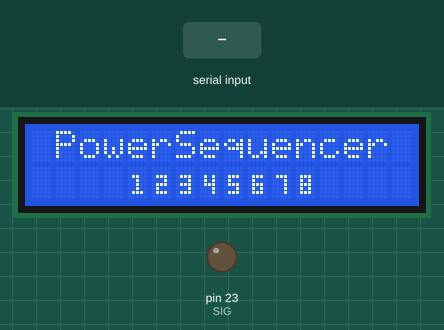
Simulated run of this sketch. Board: Arduino Mega 2560, built with avr-gcc and run on an emulated ATmega2560. Shown: 16×2 character LCD, output pins drawn as LEDs (lit = HIGH). The inputs (shaded band) are chosen by the test bench. Pins used as bus, display or sensor lines are not drawn.

Above: at 1.3 s.
1.4 s: "allon\n" received over Serial
At 2.6 s:
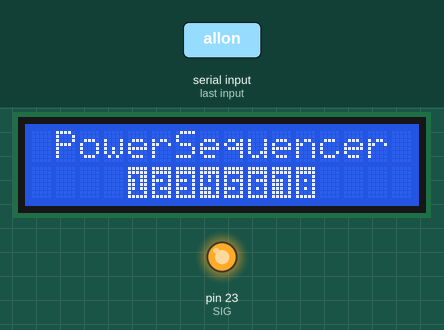
2.9 s: "alloff\n" received over Serial
At 2.91 s:
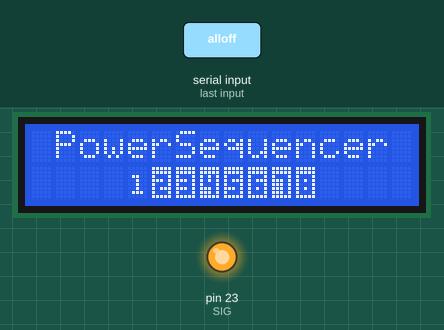
Timing chart, 0 to 5.9 s (numbered marks = the images above; inputs shaded):
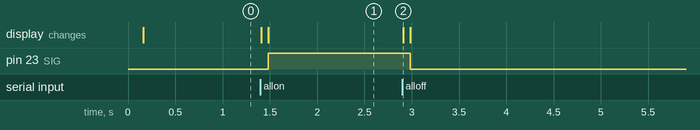

Measured:
- after the input at 1.4 s, pin 23 (SIG): LOW → HIGH after 0.09 s; the display: first changes at once (image 1 shows a later state)
- after the input at 2.9 s, pin 23 (SIG): HIGH → LOW after 0.09 s; the display: changes at once (image 2)

The sketch:

indicator_multiplexer_test.ino
```cpp
#include <Wire.h>
#include "LiquidCrystal_I2C.h"

// LCD
LiquidCrystal_I2C lcd(0x27, 16, 2);

// MUX
#define S0 16
#define S1 17
#define S2 18
#define S3 19
#define SIG 23

// Relay state (logika)
bool relayState[8] = {0};

// ===== BYTE CHAR =====
// ===== BYTE CHAR =====
byte ch1[] = {
  B00000,
  B00000,
  B01100,
  B00100,
  B00100,
  B00100,
  B01110,
  B00000
};

byte ch1inv[] = {
  B11111,
  B11111,
  B10011,
  B11011,
  B11011,
  B11011,
  B10001,
  B11111
};

byte ch2[] = {
  B00000,
  B00000,
  B01110,
  B00010,
  B01110,
  B01000,
  B01110,
  B00000
};

byte ch2inv[] = {
  B11111,
  B11111,
  B10001,
  B11101,
  B10001,
  B10111,
  B10001,
  B11111
};

byte ch3[] = {
  B00000,
  B00000,
  B01110,
  B00010,
  B01110,
  B00010,
  B01110,
  B00000
};

byte ch3inv[] = {
  B11111,
  B11111,
  B10001,
  B11101,
  B10001,
  B11101,
  B10001,
  B11111
};

byte ch4[] = {
  B00000,
  B00000,
  B01010,
  B01010,
  B01110,
  B00010,
  B00010,
  B00000
};

byte ch4inv[] = {
  B11111,
  B11111,
  B10101,
  B10101,
  B10001,
  B11101,
  B11101,
  B11111
};

byte ch5[] = {
  B00000,
  B00000,
  B01110,
  B01000,
  B01110,
  B00010,
  B01110,
  B00000
};

byte ch5inv[] = {
  B11111,
  B11111,
  B10001,
  B10111,
  B10001,
  B11101,
  B10001,
  B11111
};

byte ch6[] = {
  B00000,
  B00000,
  B01110,
  B01000,
  B01110,
  B01010,
  B01110,
  B00000
};

byte ch6inv[] = {
  B11111,
  B11111,
  B10001,
  B10111,
  B10001,
  B10101,
  B10001,
  B11111
};

byte ch7[] = {
  B00000,
  B00000,
  B01110,
  B00010,
  B00010,
  B00010,
  B00010,
  B00000
};

byte ch7inv[] = {
  B11111,
  B11111,
  B10001,
  B11101,
  B11101,
  B11101,
  B11101,
  B11111
};

byte ch8[] = {
  B00000,
  B00000,
  B01110,
  B01010,
  B01110,
  B01010,
  B01110,
  B00000
};

byte ch8inv[] = {
  B11111,
  B11111,
  B10001,
  B10101,
  B10001,
  B10101,
  B10001,
  B11111
};

// ===== CHAR POINTER =====
byte *charOff[8] = {ch1, ch2, ch3, ch4, ch5, ch6, ch7, ch8};
byte *charOn[8]  = {ch1inv, ch2inv, ch3inv, ch4inv, ch5inv, ch6inv, ch7inv, ch8inv};

// ===== MUX SELECT =====
void selectChannel(int ch) {
  digitalWrite(S0, ch & 0x01);
  digitalWrite(S1, (ch >> 1) & 0x01);
  digitalWrite(S2, (ch >> 2) & 0x01);
  digitalWrite(S3, (ch >> 3) & 0x01);
}

// ===== UPDATE CHAR =====
void updateChar(int i) {
  if (relayState[i]) {
    lcd.createChar(i, charOn[i]);
  } else {
    lcd.createChar(i, charOff[i]);
  }
  delay(2); // fix LCD timing
}

// ===== UPDATE LCD =====
void updateLCD() {
  delay(2);

  lcd.setCursor(4, 1);
  for (int i = 0; i < 8; i++) {
    lcd.write(byte(i));
  }
}

// ===== SET STATE ONLY =====
void setRelayState(int ch, bool state) {
  if (ch < 0 || ch > 7) return;

  relayState[ch] = state;
  updateChar(ch);
  updateLCD();
}

// ===== SET ALL =====
void setAll(bool state) {
  for (int i = 0; i < 8; i++) {
    relayState[i] = state;
    updateChar(i);
  }
  updateLCD();
}

// ===== SERIAL =====
String input = "";

void handleCommand(String cmd) {
  cmd.toLowerCase();
  cmd.trim();

  if (cmd == "allon") {
    setAll(HIGH);
  }
  else if (cmd == "alloff") {
    setAll(LOW);
  }
  else {
    int ch = cmd.charAt(0) - '1';

    if (cmd.endsWith("on")) {
      setRelayState(ch, HIGH);
    }
    else if (cmd.endsWith("off")) {
      setRelayState(ch, LOW);
    }
  }
}

// ===== MUX SCANNING =====
// ini yang bikin semua relay “terasa” tetap ON
void refreshMux() {
  static int ch = 0;

  selectChannel(ch);
  digitalWrite(SIG, relayState[ch]);

  ch++;
  if (ch >= 8) ch = 0;
}

// ===== SETUP =====
void setup() {
  Serial.begin(115200);

  Wire.begin();
  lcd.begin();
  lcd.backlight();

  pinMode(S0, OUTPUT);
  pinMode(S1, OUTPUT);
  pinMode(S2, OUTPUT);
  pinMode(S3, OUTPUT);
  pinMode(SIG, OUTPUT);

  lcd.setCursor(1, 0);
  // lcd.print("RelayControl");
  lcd.print("PowerSequencer");

  // init char
  for (int i = 0; i < 8; i++) {
    updateChar(i);
  }

  updateLCD();
}

// ===== LOOP =====
void loop() {
  // serial non-blocking
  while (Serial.available()) {
    char c = Serial.read();

    if (c == '\n' || c == '\r') {
      if (input.length() > 0) {
        handleCommand(input);
        input = "";
      }
    } else {
      input += c;
    }
  }

  // refresh MUX terus menerus
  refreshMux();
}
```

electric_outlet_sequencer.ino
```cpp

```
